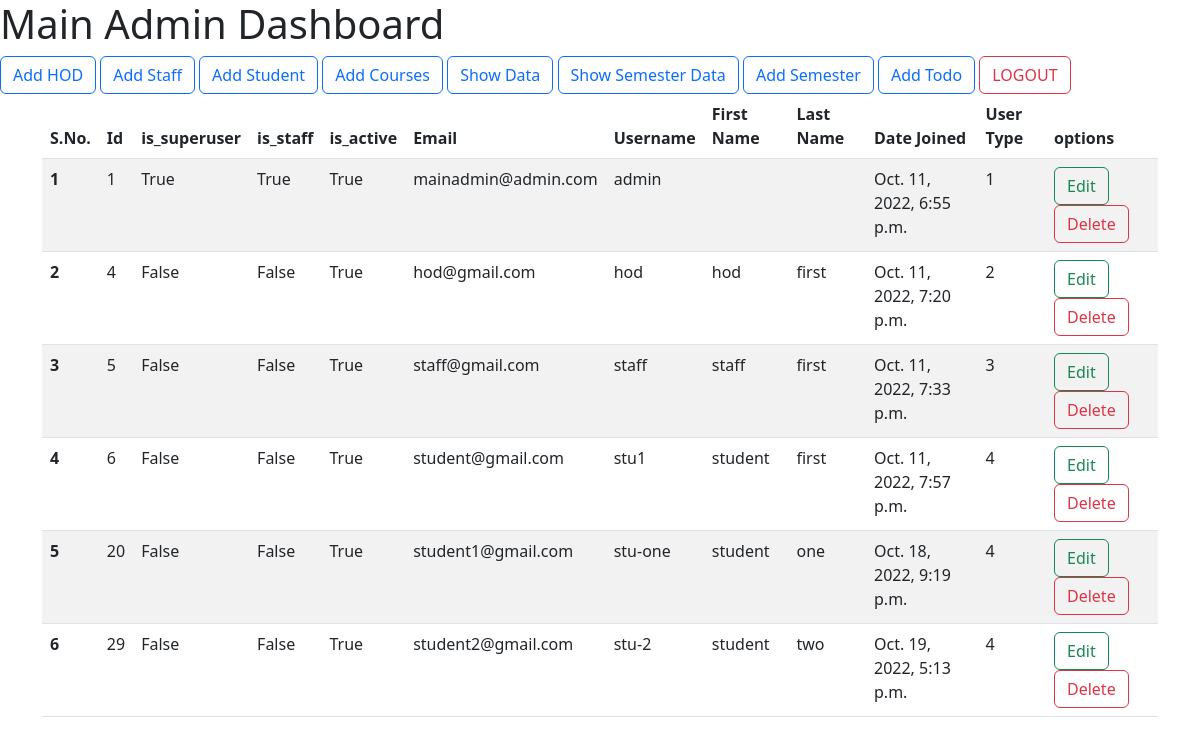
The app's page /show_admin_data/ (signed in), older data.
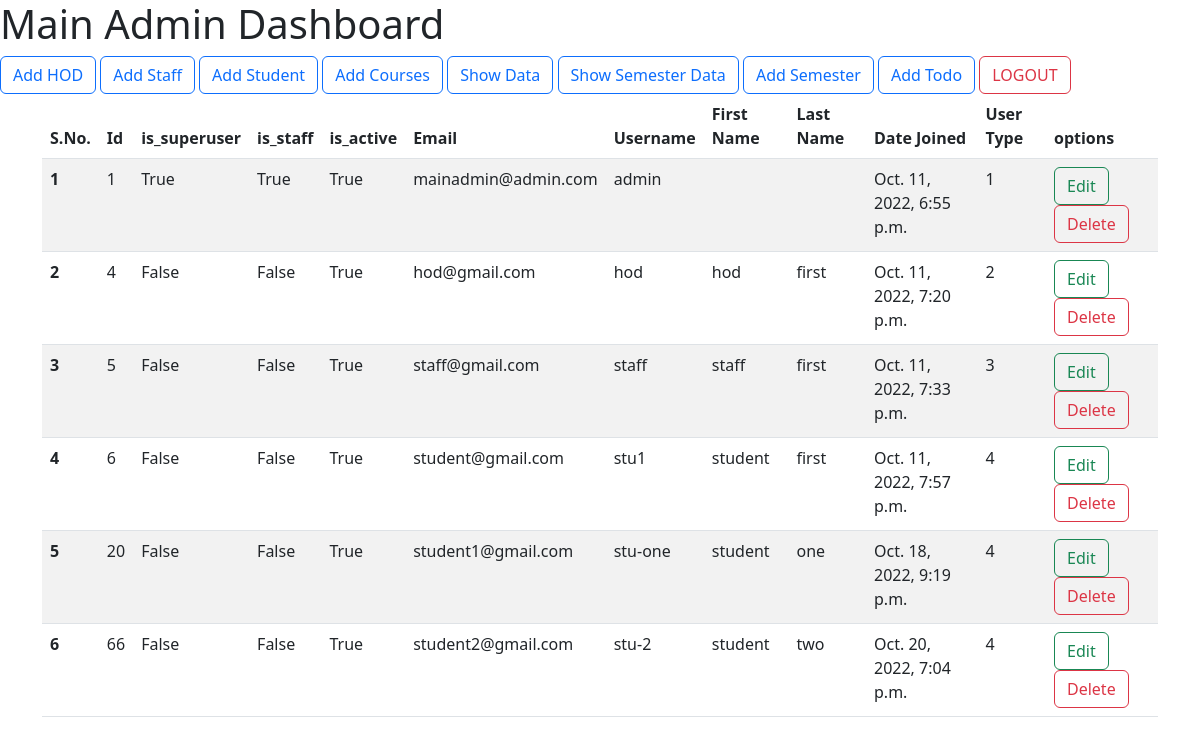
The same page, newer data.
### smsapp/models.py (models this page shows)
class CustomUser(AbstractUser):
    user_type_data = ((1, "ADMIN"), (2, "HOD"), (3, "Staff"), (4, "Student"))
    user_type = models.CharField(default=1, choices=user_type_data, max_length=10)

### smsapp/AdminViews.py (the view)
# urls.py: path('show_admin_data/', AdminViews.show_admin_data, name="show_admin_data"),
def show_admin_data(request):
    show_data = CustomUser.objects.all()
    context = {"show_data":show_data}
    return render(request, "admintemp/show_admin_data.html", context)

### smsapp/LoginCheckMiddleWare.py (called while the page is built, shortened)
    def process_view(self, request, view_func, view_args, view_kwargs):
        modulename = view_func.__module__
        user = request.user
        if user.is_authenticated:
            if user.user_type == "1":
                if modulename == "smsapp.AdminViews":
                    pass
                elif modulename == "smsapp.views" or modulename == "django.views.static":
                    pass
                else:
                    return redirect("adminmain_home")
            else:
                return redirect("login")
        else:
            if request.path == reverse("login") or request.path == reverse("doLogin"):
                pass
            else:
                return redirect("login")

### templates/admintemp/show_admin_data.html (shortened to what this page needs)
{% extends 'admintemp/base.html' %}
{% block body %}
        <div class="container">
          <table class="table table-striped table-hover">
            <thead>
              <tr>
                <th scope="col">S.No.</th>
                <th scope="col">Id</th>
                <th scope="col">is_superuser</th>
                <th scope="col">is_staff</th>
                <th scope="col">is_active</th>
                <th scope="col">Email</th>
                <th scope="col">Username</th>
                <th scope="col">First Name</th>
                <th scope="col">Last Name</th>
                <th scope="col">Date Joined</th>
                <th scope="col">User Type</th>
                <th scope="col">options</th>
              </tr>
            </thead>
            <tbody>
              {% for users in show_data %}
              <tr>
                <th scope="row">{{ forloop.counter }}</th>
                <td>{{ users.id }}</td>
                <td>{{ users.is_superuser }}</td>
                <td>{{ users.is_staff }}</td>
                <td>{{ users.is_active }}</td>
                <td>{{ users.email }}</td>
                <td>{{ users.username }}</td>
                <td>{{ users.first_name }}</td>
                <td>{{ users.last_name }}</td>
                <td>{{ users.date_joined }}</td>
                <td>{{ users.user_type }}</td>
                <td>
                <a class="btn btn-outline-success" data-bs-toggle="modal" data-bs-target="#exampleModal-{{ users.id }}" href="" role="button">Edit</a>
                <a class="btn btn-outline-danger"   href="{% url 'maindelete'  users.id %}" role="button">Delete</a>
                </td>
              </tr>
              {% endfor %}
              {% for users in show_data %}
            </tbody>
          </table>
        </div>
        {% endfor %}
{% endblock body %}

### templates/admintemp/base.html (shortened to what this page needs)
<!doctype html>
<html lang="en">
  <head>
    <link href="https://cdn.jsdelivr.net/npm/bootstrap@5.2.2/dist/css/bootstrap.min.css" rel="stylesheet">
  </head>
  <body>
    <h1>Main Admin Dashboard</h1>
        <a class="btn btn-outline-primary" href="{% url 'add_hod' %}" role="button">Add HOD</a>
        <a class="btn btn-outline-primary" href="{% url 'add_mainstaff' %}" role="button">Add Staff</a>
        <a class="btn btn-outline-primary" href="{% url 'add_mainstudent' %}" role="button">Add Student</a>
        <a class="btn btn-outline-primary" href="{% url 'add_maincourse' %}" role="button">Add Courses</a>
        <a class="btn btn-outline-primary" href="{% url 'show_admin_data' %}" role="button">Show Data</a>
        <a class="btn btn-outline-primary" href="{% url 'show_semester_data' %}" role="button">Show Semester Data</a>
        <a class="btn btn-outline-primary" href="{% url 'add_mainsemester' %}" role="button">Add Semester</a>
        <a class="btn btn-outline-primary" href="{% url 'show_todo' %}" role="button">Add Todo</a>
        <a class="btn btn-outline-danger" href="{% url 'logout_user' %}" role="button">LOGOUT</a>
        {% block body %}
        {% endblock body %}
  </body>
</html>

Row changes from the older to the newer data that the page shows:
removed CustomUser: id "29", is_superuser "False", is_staff "False", is_active "True", email "student2@gmail.com", username "stu-2", first_name "student", last_name "two", date_joined "Oct. 19, 2022, 5:13 p.m.", user_type "4"
added CustomUser: id "66", is_superuser "False", is_staff "False", is_active "True", email "student2@gmail.com", username "stu-2", first_name "student", last_name "two", date_joined "Oct. 20, 2022, 7:04 p.m.", user_type "4"
